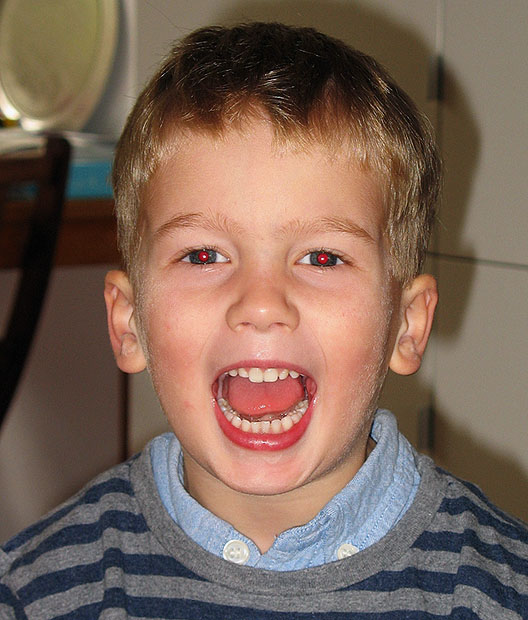
#> input picture data/eye01.jpg, 528 x 620 px
$ python script.py   (Python 2 division)
#> lines starting #> are read from the running program, lines starting #| are printed output that depends on the picture; after the words box and inside, x2 and y2 are one past the last pixel; in counts of white or black regions, pixels touching at a corner belong together
import cv2
import numpy as np
from matplotlib import pyplot as plt
import math
import sys

if len(sys.argv) > 1:
        address = sys.argv[1]
        print 'loading %s ...' % address
        img = cv2.imread(address)
        if img is None:
            print 'Failed to load address:', address
            sys.exit(1)
else:
    	address = './data/eye01.jpg'

img = cv2.imread(address)
#> img is the input picture: shape (620, 528, 3); mean B, G, R 88.7, 101.7, 124.8
face_cascade = cv2.CascadeClassifier('../opencv-3.0.0/data/haarcascades/haarcascade_frontalface_default.xml')
eye_cascade = cv2.CascadeClassifier('../opencv-3.0.0/data/haarcascades/haarcascade_eye.xml')

def detectFaces(img):
	gray = cv2.cvtColor(img,cv2.COLOR_BGR2GRAY)
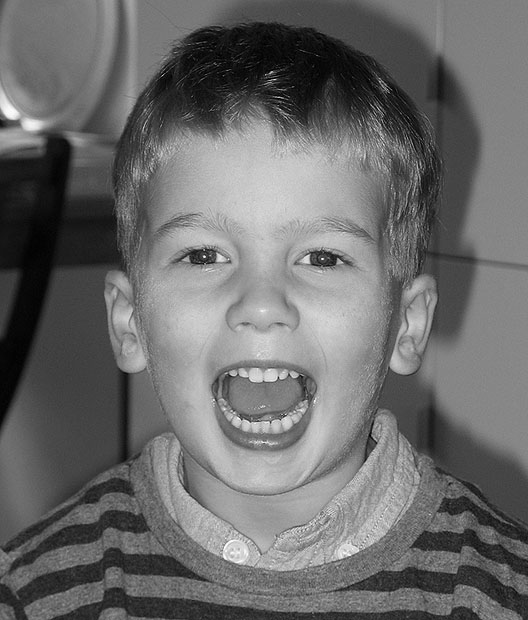
#> gray: shape (620, 528); min 0, max 255, mean 107.2
	faces = face_cascade.detectMultiScale(gray,scaleFactor=1.3, minNeighbors=4)
#> faces = [[78, 123, 369, 369]]
	for (x,y,w,h) in faces:
		cv2.rectangle(gray,(x,y),(x+w,y+h),(255,0,0),2)
		roi_gray = gray[y:y+h, x:x+w]
#> this loop made 1 pass
#> pass 1, in detectFaces, `roi_gray = gray[y:y+h, x:x+w]`:
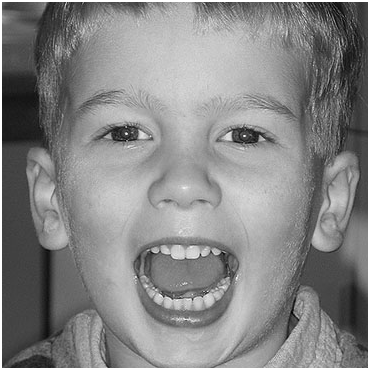
#> roi_gray: shape (369, 369); min 2, max 255, mean 133.8
#> after the loop:
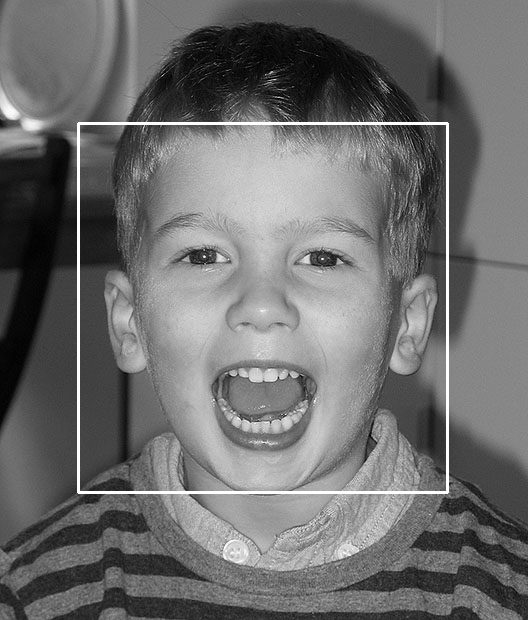
#> gray: shape (620, 528); 1.35% of pixels changed, all inside (x1, y1, x2, y2) = (77, 122, 449, 494)

	eyes = eye_cascade.detectMultiScale(gray)
#> eyes = [[166, 223, 70, 70], [286, 226, 66, 66]]
	for (a,b,c,d) in eyes:
		cv2.rectangle(gray,(a,b),(a+c,b+d),(255,0,0),2)
		roi_eye = gray[b:b+d,a:a+c]
#> this loop made 2 passes
#> pass 1, in detectFaces, `roi_eye = gray[b:b+d,a:a+c]`:
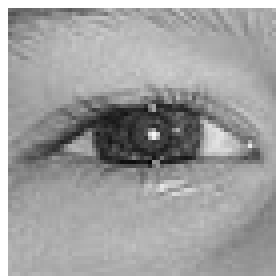
#> roi_eye: shape (70, 70) (shown 4 times larger); min 7, max 255, mean 162
#> pass 2, in detectFaces, `roi_eye = gray[b:b+d,a:a+c]`:
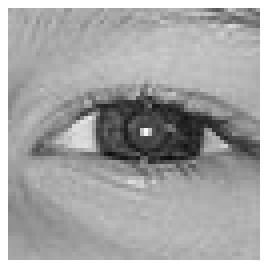
#> roi_eye: shape (66, 66) (shown 4 times larger); min 13, max 255, mean 163.7
#> after the loop:
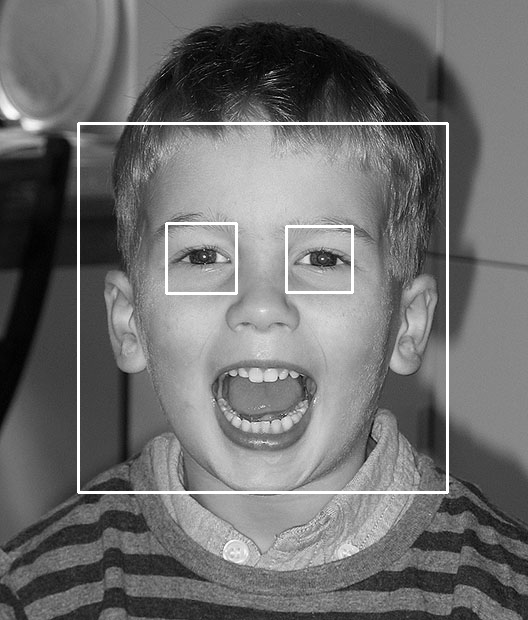
#> gray: shape (620, 528); 0.5% of pixels changed, all inside (x1, y1, x2, y2) = (165, 222, 354, 295)
	return gray#,roi_eye


ans  = detectFaces(img)
#plt.subplot(121),plt.imshow(lol,'gray'),plt.title('myharris')
plt.subplot(122),plt.imshow(ans,'gray'),plt.title('inbuilt harris')
plt.show()
